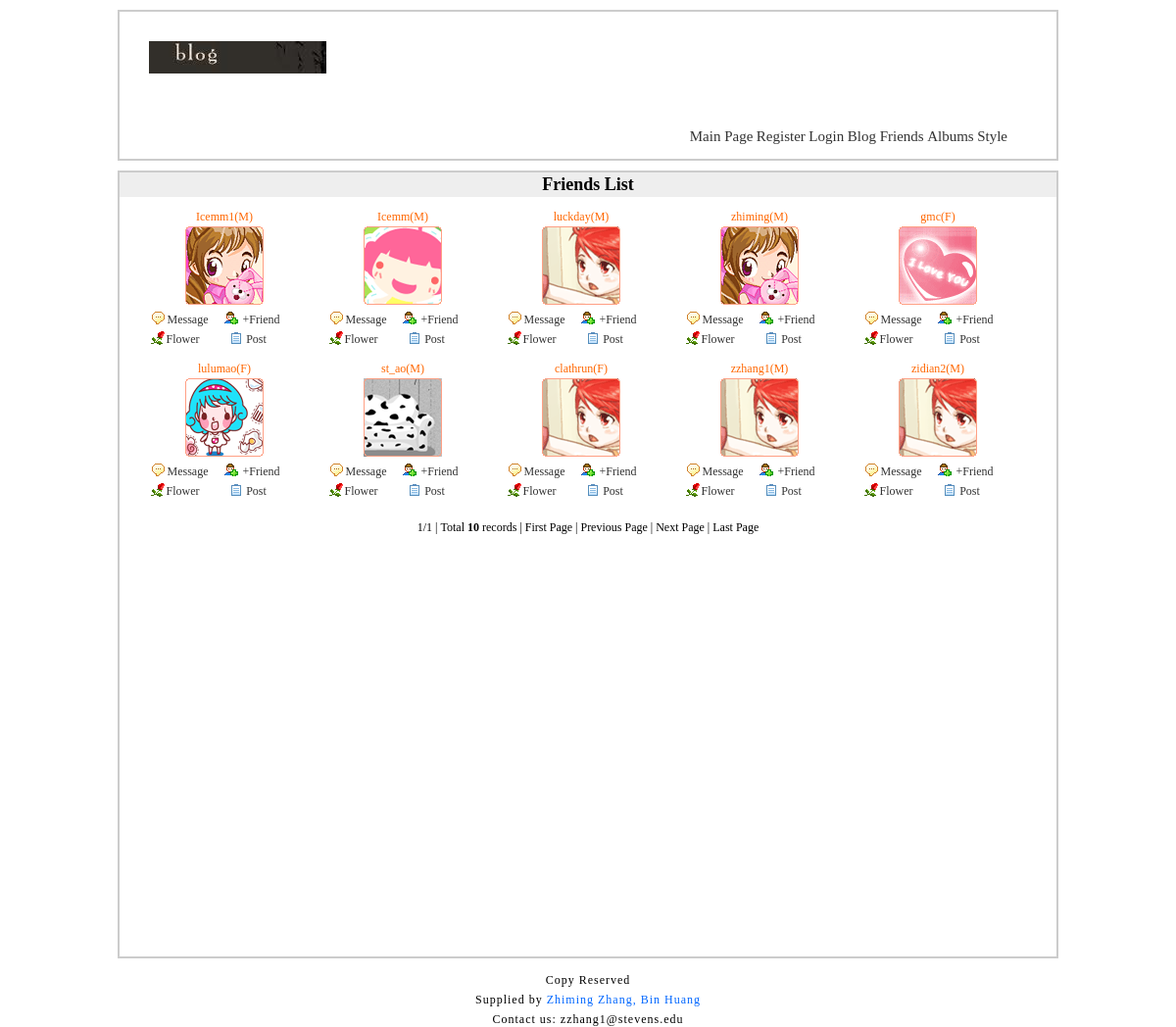
The page /Multi-user-post-forum/MyProject/blog.php on the database its author committed.
### tables this page shows
CREATE TABLE IF NOT EXISTS `tg_user` (
  `tg_id` mediumint(8) unsigned NOT NULL AUTO_INCREMENT COMMENT '//user ID',
  `tg_uniqid` char(40) NOT NULL COMMENT '//unique identifier',
  `tg_active` char(40) NOT NULL COMMENT '//active identifier',
  `tg_username` varchar(20) NOT NULL COMMENT '//username',
  `tg_password` char(40) NOT NULL COMMENT '//password',
  `tg_question` varchar(20) NOT NULL COMMENT '//password question',
  `tg_answer` char(40) NOT NULL COMMENT '//password answer',
  `tg_email` varchar(40) DEFAULT NULL COMMENT '//email address',
  `tg_msn` varchar(40) DEFAULT NULL COMMENT '//msn',
  `tg_url` varchar(40) DEFAULT NULL COMMENT '//URL',
  `tg_sex` char(1) NOT NULL COMMENT '//Gender',
  `tg_profile` char(20) NOT NULL COMMENT '//profile',
  `tg_switch` tinyint(1) unsigned NOT NULL DEFAULT '0' COMMENT '//autographic switch',
  `tg_autograph` varchar(200) DEFAULT NULL COMMENT '//autographic content',
  `tg_level` tinyint(1) unsigned NOT NULL DEFAULT '0' COMMENT '//user level',
  `tg_post_time` varchar(20) NOT NULL DEFAULT '0' COMMENT '//post date',
  `tg_article_time` varchar(20) NOT NULL DEFAULT '0' COMMENT '//reply date',
  `tg_reg_time` datetime NOT NULL COMMENT '//registration date',
  `tg_last_time` datetime NOT NULL COMMENT '//last login date',
  `tg_last_ip` varchar(20) NOT NULL COMMENT '//last login ip',
  `tg_login_count` smallint(4) unsigned NOT NULL DEFAULT '0' COMMENT '//number of login',
  PRIMARY KEY (`tg_id`)
);

### Multi-user-post-forum/MyProject/includes/common.inc.php (called while the page is built, shortened)
<?php
require ROOT_PATH.'includes/global.func.php';
require ROOT_PATH.'includes/mysql.func.php';
if (!!$_rows = _fetch_array("SELECT
															tg_webname,
															tg_article,
															tg_blog,
															tg_photo,
															tg_skin,
															tg_post,
															tg_re
												FROM
															tg_system
											 WHERE
															tg_id=1
												 LIMIT
															1"
)){
	$_system = array();
	$_system['webname'] = $_rows['tg_webname'];
	$_system['article'] = $_rows['tg_article'];
	$_system['blog'] = $_rows['tg_blog'];
	$_system['photo'] = $_rows['tg_photo'];
	$_system['skin'] = $_rows['tg_skin'];
	$_system['post'] = $_rows['tg_post'];
	$_system['re'] = $_rows['tg_re'];
	$_system = _html($_system);
} else{
	exit('Abnormal system table, please check it');
}
?>

### Multi-user-post-forum/MyProject/includes/mysql.func.php (called while the page is built, shortened)
<?php
function _query($_sql){
	if(!$_result = mysql_query($_sql)){
		exit('fail to execute SQL statement '.mysql_error());
	}
	return $_result;
}
function _fetch_array($_sql){
	return mysql_fetch_array(_query($_sql),MYSQL_ASSOC);
}
function _num_rows($_result){
	return mysql_num_rows($_result);
}
function _fetch_array_list($_result){
	return mysql_fetch_array($_result, MYSQL_ASSOC);
}
?>

### Multi-user-post-forum/MyProject/blog.php (the view, shortened to what this page needs)
<?php
require dirname(__FILE__).'/includes/common.inc.php';
global $_pagesize, $_pagenum,$_system;
_page("select tg_id from tg_user",$_system['blog']);
$_result = _query("select
									tg_id,tg_username,tg_sex,tg_profile
				 	  			from
				   					tg_user
				   		 order by
				   					tg_reg_time desc
				   			  limit
						            $_pagenum, $_pagesize"
				  );
?>
<!DOCTYPE html PUBLIC "-//W3C//DTD XHTML 1.0 Transitional//EN" "http://www.w3.org/TR/xhtml1/DTD/xhtml1-transitional.dtd">
<html xmlns="http://www.w3.org/1999/xhtml">
<head>
<?php
	require ROOT_PATH.'includes/CssLoad.inc.php';
?>
</head>
<body>
<?php
	require ROOT_PATH.'includes/header.inc.php';
?>
<div id="blog">
	<h2>Friends List</h2>
	<?php
		while(!!$_rows=_fetch_array_list($_result)){
		$_html = array();
		$_html['id'] = $_rows['tg_id'];
		$_html['username'] = $_rows['tg_username'];
		$_html['face'] = $_rows['tg_profile'];
		$_html['sex'] = $_rows['tg_sex'];
		$_html = _html($_html);
	?>
	<dl>
		<dd class="user"><?php echo $_html['username']?>(<?php echo $_html['sex'] ?>)</dd>
		<dt><img src="<?php echo $_html['face']?>" alt="st_ao" /></dt>
		<dd class="message"><a href="javascript:;"name="message"title="<?php echo $_html['id'];?>">Message<input type="hidden"name="id"value="<?php echo $_html['id'];?>"/></a></dd>
		<dd class="friend"><a href="javascript:;"name="friend"title="<?php echo $_html['id'];?>">+Friend</a></dd>
		<dd class="flower"><a href="javascript:;"name="flower"title="<?php echo $_html['id'];?>">Flower</a></dd>
		<dd class="guest"><a href="post.php">Post</a></dd>
	</dl>
	<?php }
		_paging(2);
	?>
</div>
<?php
	require ROOT_PATH.'includes/footer.inc.php';
?>
</body>
</html>

### Multi-user-post-forum/MyProject/includes/CssLoad.inc.php (shortened to what this page needs)
<?php
global $_system;
?>
<link rel="stylesheet" type="text/css" href="styles/<?php echo $_system['skin'];?>/basic.css" />
<link rel="stylesheet" type="text/css" href="styles/<?php echo $_system['skin'];?>/<?php echo SCRIPT?>.css" />

### Multi-user-post-forum/MyProject/includes/header.inc.php (shortened to what this page needs)
<div id="header">
	<h1><a href="index.php">Multi-Users Forum</a></h1>
	<ul>
		<li><a href = "index.php">Main Page</a></li>
		<?php
			if (isset($_COOKIE['username'])){
				echo '<li><a href="member.php">'.$_COOKIE['username'].'\'s Personal Center</a>'.$GLOBALS['message'].'</li>';
				echo "\n";
			} else {
				echo '<li><a href="register.php">Register</a></li>';
				echo '<li><a href="login.php">Login</a></li>';
			}
		?>
		<li><a href="blog.php">Blog Friends</a></li>
		<li><a href="photo.php">Albums</a></li>
		<li class="skin" onmouseover='inskin()' onmouseout='outskin()'>
			<a href="javascript:;">Style</a>
		</li>
	</ul>
</div>

### Multi-user-post-forum/MyProject/includes/global.func.php (shortened to what this page needs)
<?php
function _html($_string){
	if(is_array($_string)){
		foreach ($_string as $_key => $_value){
			$_string[$_key] = _html($_value);
		}
	}else{
		$_string = htmlspecialchars($_string);
	}
	return $_string;
}
function _page($_sql,$_size){
	global $_page, $_pagesize, $_pagenum, $_pageabsolute, $_num;
	if(isset($_GET['page'])){
		$_page = $_GET['page'];
	if(empty($_page)||$_page<=0||!is_numeric($_page)){
		$_page = 1;
	}else{
		$_page = intval($_page);
	}
	}else{
		$_page = 1;
	}
	$_pagesize = $_size;
	$_num = _num_rows(_query($_sql));
	if($_num==0){
		$_pageabsolute = 1;
	}else{
		$_pageabsolute = ceil($_num/$_pagesize);
	}
	$_pagenum = ($_page -1)*$_pagesize;
}
function _paging($_type){
	global $_page, $_pageabsolute,$_num,$_id;
	if($_type == 1){
		echo'<div id="page_num">';
		echo'<ul>';
		for($i=0;$i<$_pageabsolute;$i++){
			if ($_page == ($i+1)){
				echo '<li><a href="'.SCRIPT.'.php?'.$_id.'page='.($i+1).'"class="selected">'.($i+1).'</a></li>';
				}else{
				echo '<li><a href="'.SCRIPT.'.php?'.$_id.'page='.($i+1).'">'.($i+1).'</a></li>';
				}
		}
		echo'</ul>';
	echo'</div>';
	}elseif ($_type ==2){
		echo'<div id="page_text">';
		echo'<ul>';
			echo'<li>'.$_page.'/'.$_pageabsolute.' | </li>';
			echo'<li>Total <strong>'.$_num.'</strong> records | </li>';
				if($_page == 1){
					echo'<li>First Page | </li>';
					echo'<li>Previous Page | </li>';
				}else{
					echo'<li><a href="'.SCRIPT.'.php">First Page</a> | </li>';
					echo'<li><a href="'.SCRIPT.'.php?'.$_id.'page='.($_page-1).'">Previous Page</a> | </li>';
				}
				if($_page == $_pageabsolute){
					echo'<li>Next Page | </li>';
					echo'<li>Last Page</li>';
				}else{
					echo'<li><a href="'.SCRIPT.'.php?'.$_id.'page='.($_page+1).'">Next Page</a> | </li>';
					echo'<li><a href="'.SCRIPT.'.php?'.$_id.'page='.$_pageabsolute.'">Last Page</a></li>';
				}
		echo'</ul>';
	echo'</div>';
	}
}
?>

### Multi-user-post-forum/MyProject/includes/footer.inc.php (shortened to what this page needs)
<div id="footer">
	<p>Copy Reserved</p>
	<p>Supplied by <span>Zhiming Zhang, Bin Huang</span></p>
	<p>Contact us: zzhang1@stevens.edu</p>
</div>

### Multi-user-post-forum/MyProject/styles/1/basic.css (style rules this page uses)
* { padding:0; margin:0; }
body { width:960px; margin:0 auto; background:#fff; font-size:14px; }
ul { list-style-type:none; }
h2 { font-size:14px; background:#eee; height:25px; line-height:25px; text-indent:10px; }
#header { width:auto; height:150px; border:2px solid #ccc; margin:10px 0; }
#header h1 { font-size:12px; width:210px; height:39px; background:url(../../images/images1.jpg) no-repeat; margin:30px 0 0 30px; }
#header h1 a { width:210px; height:39px; display:block; text-indent:-9999px; }
#header ul { text-align:right; padding:50px 50px 0 0; }
#header ul li { display:inline; font-size:15px; }
#header ul li a { text-decoration:none; color:#333; }
#header ul li.skin { position:relative; }
#page_text { height:20px; clear:both; padding:20px 0; font-size:12px; }
#page_text ul { text-align:center; }
#page_text ul li { display:inline; }
#footer { clear:both; width:auto; height:60px; text-align:center; padding:10px 0 0 0; }
#footer p { font-size:12px; letter-spacing:1px; padding:5px 0 0 0; }
#footer p span { color:#06f; }

### Multi-user-post-forum/MyProject/styles/1/blog.css (style rules this page uses)
#blog { width:auto; height:800px; border:2px solid #ccc; font-size:12px; }
#blog h2 { text-indent:0; text-align:center; font-size:18px; }
#blog dl { width:150px; margin:10px 0 0 32px; float:left; }
#blog dl dt { width:150px; margin:0 0 5px 0; }
#blog dl dt img { margin:0 auto; display:block; }
#blog dl dd { height:20px; line-height:20px; text-align:center; width:75px; float:left; }
#blog dl dd a { text-decoration:none; color:#333; }
#blog dl dd.user { width:150px; float:none; color:#f60; }
#blog dl dd.message { background:url(../../images/x1.gif) no-repeat 1px 35%; }
#blog dl dd.friend { background:url(../../images/x2.gif) no-repeat left 35%; }
#blog dl dd.guest { background:url(../../images/x3.gif) no-repeat 5px 35%; }
#blog dl dd.guest a { padding:0 10px 0 0; }
#blog dl dd.flower { background:url(../../images/x4.gif) no-repeat left 35%; }
#blog dl dd.flower a { padding:0 10px 0 0; }

### rows shown on the page
tg_user: tg_username "Icemm1", tg_sex "M", tg_profile (picture)
tg_user: tg_username "Icemm", tg_sex "M", tg_profile (picture)
tg_user: tg_username "luckday", tg_sex "M", tg_profile (picture)
tg_user: tg_username "zhiming", tg_sex "M", tg_profile (picture)
tg_user: tg_username "gmc", tg_sex "F", tg_profile (picture)
tg_user: tg_username "lulumao", tg_sex "F", tg_profile (picture)
tg_user: tg_username "st_ao", tg_sex "M", tg_profile (picture)
tg_user: tg_username "clathrun", tg_sex "F", tg_profile (picture)
tg_user: tg_username "zzhang1", tg_sex "M", tg_profile (picture)
tg_user: tg_username "zidian2", tg_sex "M", tg_profile (picture)

### other values the page prints
$_page "1"
$_pageabsolute "1"
$_num "10"
